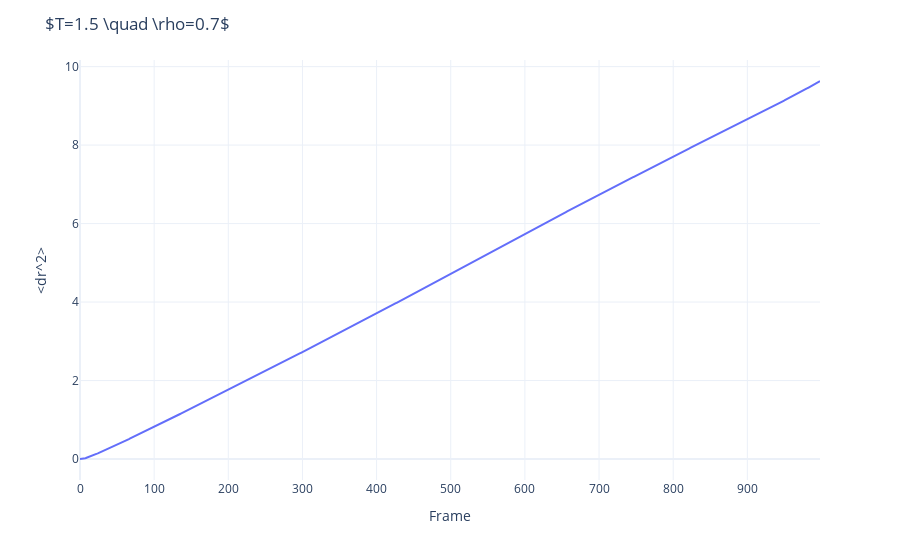

Here is the notebook cell this chart was saved with:
### Code cell
fig = px.line(x=np.arange(0, frames, 1),y=msd,labels={'x':'Frame', 'y':'<dr^2>'})
fig.update_layout(template='plotly_white',title=r'$T=1.5 \quad \rho=0.7$')
fig.show()

### Figure 1 — Plotly figure (JSON) as saved in the notebook; plotly's stock layout.template omitted (floating-point values rounded to 4 significant figures; data arrays with more than 128 entries replaced by an {"elided": "..."} marker saying what was removed)
{"data": [{"hoverlabel": {"namelength": 0}, "hovertemplate": "Frame=%{x}<br><dr^2>=%{y}", "legendgroup": "", "line": {"color": "#636efa", "dash": "solid"}, "mode": "lines", "name": "", "showlegend": false, "type": "scatter", "x": {"elided": "999 int values"}, "xaxis": "x", "y": {"elided": "999 float values"}, "yaxis": "y"}], "layout": {"legend": {"tracegroupgap": 0}, "margin": {"t": 60}, "title": {"text": "$T=1.5 \\quad \\rho=0.7$"}, "xaxis": {"anchor": "y", "domain": [0, 1], "title": {"text": "Frame"}}, "yaxis": {"anchor": "x", "domain": [0, 1], "title": {"text": "<dr^2>"}}}}
